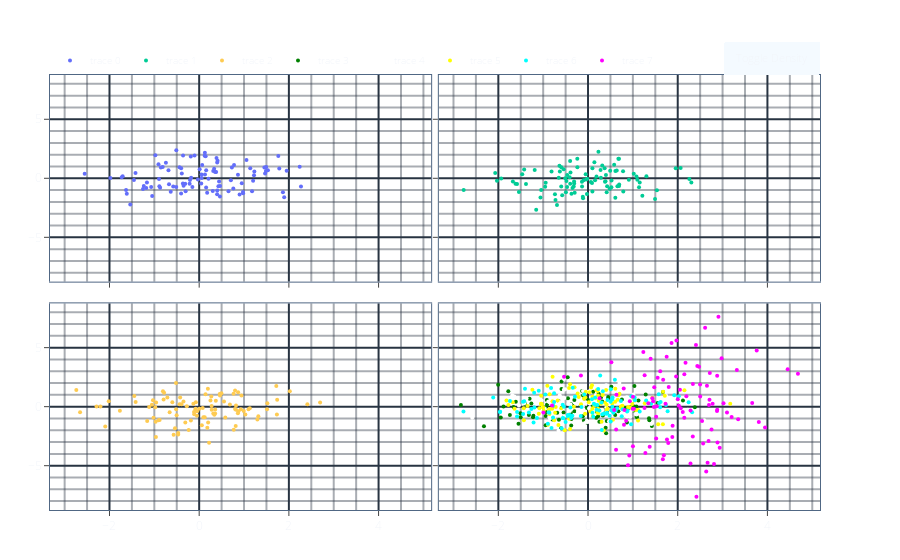

Notebook code for this chart:
### Code cell
import numpy as np
import plotly.graph_objects as go

from mayutils.visualisation.graphs import (
    Plot,
)

SubPlot(
    description="",
    subplot_config=SubPlotConfig(
        (
            (
                PlotConfig.from_trace(
                    trace=Scatter(
                        x=np.random.normal(size=100), y=np.random.normal(size=100)
                    )
                ),
                PlotConfig.from_trace(
                    trace=Scatter(
                        x=np.random.normal(size=100), y=np.random.normal(size=100)
                    )
                ),
            ),
            (
                PlotConfig.from_trace(
                    trace=Scatter(
                        x=np.random.normal(size=100), y=np.random.normal(size=100)
                    )
                ),
                PlotConfig(
                    yaxes_configs=(
                        TracesConfig(
                            traces=(
                                Scatter(
                                    x=np.random.normal(size=100),
                                    y=np.random.normal(size=100),
                                    marker_color="green",
                                ),
                                Scatter(
                                    x=np.random.normal(size=100),
                                    y=np.random.normal(size=100),
                                    marker_color="white",
                                ),
                                Scatter(
                                    x=np.random.normal(size=100),
                                    y=np.random.normal(size=100),
                                    marker_color="yellow",
                                ),
                                Scatter(
                                    x=np.random.normal(size=100),
                                    y=np.random.normal(size=100),
                                    marker_color="cyan",
                                ),
                                Scatter(
                                    x=np.random.normal(loc=2, size=100),
                                    y=np.random.normal(scale=3, size=100),
                                    marker_color="magenta",
                                ),
                            )
                        ),
                    )
                ),
            ),
        )
    ),
).add_defaults()
